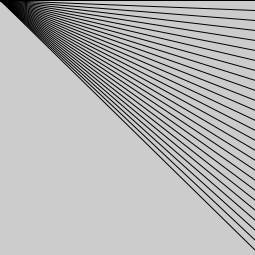
Frame 1 (no input)
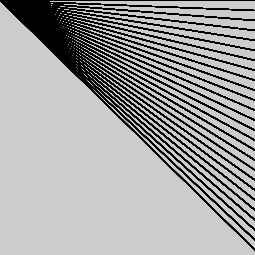
Frame 60 (the mouse pressed at the canvas centre just before this capture)
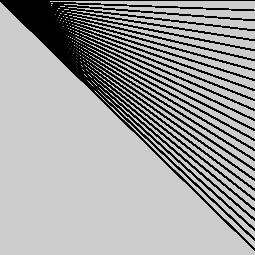
Frame 120 (the mouse held since frame 60 and released just before this capture)

The Processing sketch that drew these frames (run headless with seeded random() and noise(); from frame 60 on, the mouse is pressed at the canvas centre):

// Processing sketch: processing_169177
// ── processing_169177.pde

void setup () {
  
  size(255,255); 
    
}

void draw () {
    
for (int i=0; i<height; i = i + 10) { 
    stroke(0,0,0); 
    line(0, 0, width, i); 

 } 
}
